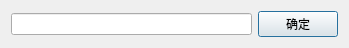
<?xml version="1.0" encoding="UTF-8"?>
<ui version="4.0">
 <class>InputNameWindow</class>
 <widget class="QDialog" name="InputNameWindow">
  <property name="geometry">
   <rect>
    <x>0</x>
    <y>0</y>
    <width>349</width>
    <height>41</height>
   </rect>
  </property>
  <property name="windowTitle">
   <string>Dialog</string>
  </property>
  <layout class="QHBoxLayout" name="horizontalLayout">
   <item>
    <widget class="QLineEdit" name="lineEdit"/>
   </item>
   <item>
    <widget class="QPushButton" name="confirmButton">
     <property name="text">
      <string>确定</string>
     </property>
    </widget>
   </item>
  </layout>
 </widget>
 <resources/>
 <connections/>
</ui>
